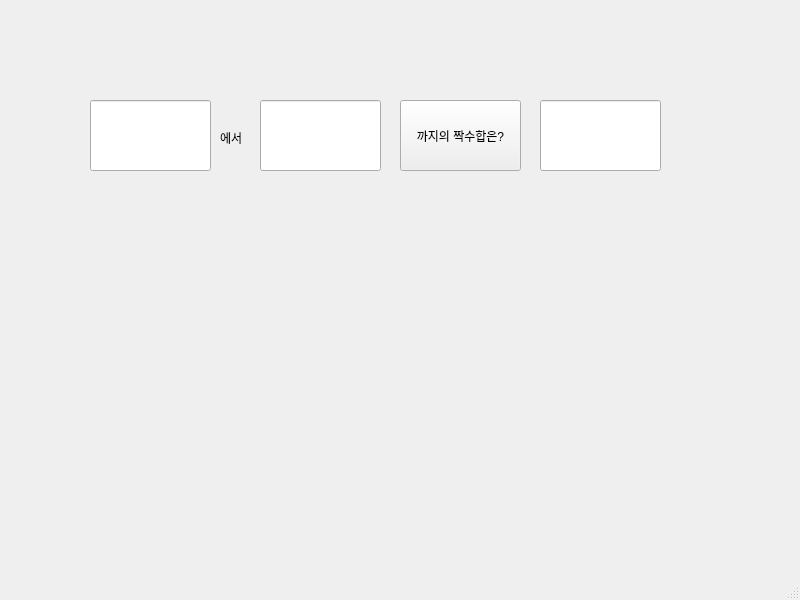
<?xml version="1.0" encoding="UTF-8"?>
<ui version="4.0">
 <class>MainWindow</class>
 <widget class="QMainWindow" name="MainWindow">
  <property name="geometry">
   <rect>
    <x>0</x>
    <y>0</y>
    <width>800</width>
    <height>600</height>
   </rect>
  </property>
  <property name="windowTitle">
   <string>MainWindow</string>
  </property>
  <widget class="QWidget" name="centralwidget">
   <widget class="QLabel" name="lbl">
    <property name="geometry">
     <rect>
      <x>220</x>
      <y>130</y>
      <width>31</width>
      <height>16</height>
     </rect>
    </property>
    <property name="accessibleName">
     <string/>
    </property>
    <property name="text">
     <string>에서</string>
    </property>
   </widget>
   <widget class="QPushButton" name="pb">
    <property name="geometry">
     <rect>
      <x>400</x>
      <y>100</y>
      <width>121</width>
      <height>71</height>
     </rect>
    </property>
    <property name="text">
     <string>까지의 짝수합은?</string>
    </property>
   </widget>
   <widget class="QLineEdit" name="le1">
    <property name="geometry">
     <rect>
      <x>90</x>
      <y>100</y>
      <width>121</width>
      <height>71</height>
     </rect>
    </property>
    <property name="text">
     <string/>
    </property>
   </widget>
   <widget class="QLineEdit" name="le2">
    <property name="geometry">
     <rect>
      <x>260</x>
      <y>100</y>
      <width>121</width>
      <height>71</height>
     </rect>
    </property>
    <property name="text">
     <string/>
    </property>
   </widget>
   <widget class="QLineEdit" name="le3">
    <property name="geometry">
     <rect>
      <x>540</x>
      <y>100</y>
      <width>121</width>
      <height>71</height>
     </rect>
    </property>
   </widget>
  </widget>
  <widget class="QMenuBar" name="menubar">
   <property name="geometry">
    <rect>
     <x>0</x>
     <y>0</y>
     <width>800</width>
     <height>21</height>
    </rect>
   </property>
  </widget>
  <widget class="QStatusBar" name="statusbar"/>
 </widget>
 <resources/>
 <connections/>
</ui>
